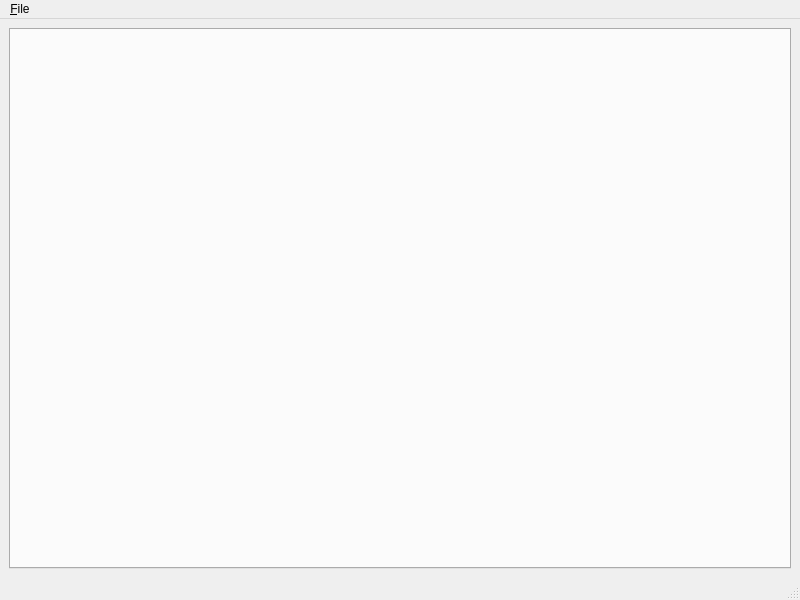
<?xml version="1.0" encoding="UTF-8"?>
<ui version="4.0">
 <class>TestMainWindow</class>
 <widget class="QMainWindow" name="TestMainWindow">
  <property name="geometry">
   <rect>
    <x>0</x>
    <y>0</y>
    <width>800</width>
    <height>600</height>
   </rect>
  </property>
  <property name="windowTitle">
   <string>MainWindow</string>
  </property>
  <widget class="QWidget" name="centralwidget">
   <layout class="QVBoxLayout" name="verticalLayout">
    <item>
     <widget class="QTabWidget" name="tabWidget"/>
    </item>
   </layout>
  </widget>
  <widget class="QMenuBar" name="menubar">
   <property name="geometry">
    <rect>
     <x>0</x>
     <y>0</y>
     <width>800</width>
     <height>21</height>
    </rect>
   </property>
   <widget class="QMenu" name="menu_File">
    <property name="title">
     <string>&amp;File</string>
    </property>
    <addaction name="action_Close"/>
   </widget>
   <addaction name="menu_File"/>
  </widget>
  <widget class="QStatusBar" name="statusbar"/>
  <action name="action_Close">
   <property name="text">
    <string>&amp;Close</string>
   </property>
  </action>
 </widget>
 <resources/>
 <connections/>
</ui>
